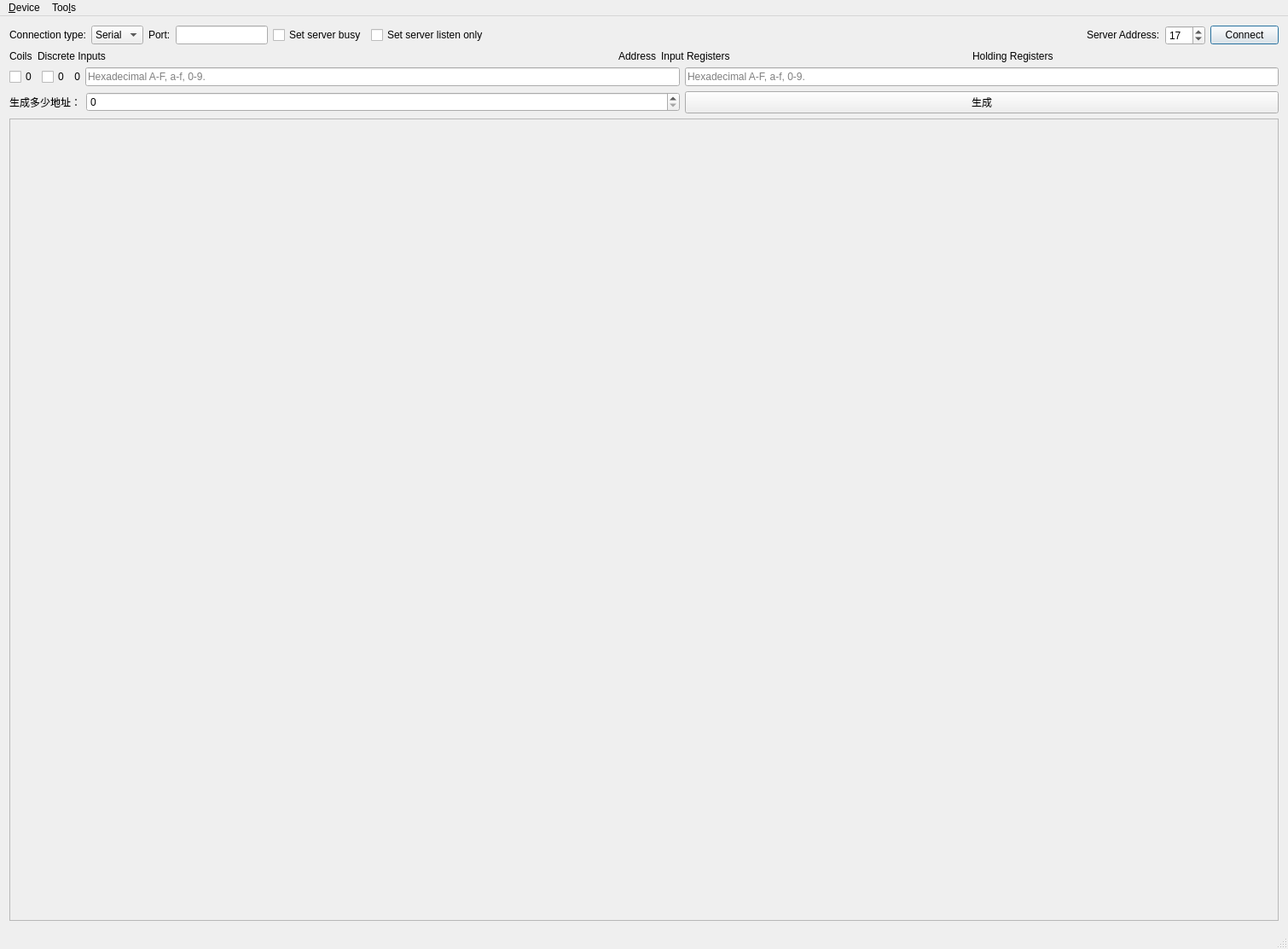
<?xml version="1.0" encoding="UTF-8"?>
<ui version="4.0">
 <class>MainWindow</class>
 <widget class="QMainWindow" name="MainWindow">
  <property name="geometry">
   <rect>
    <x>0</x>
    <y>0</y>
    <width>1510</width>
    <height>1113</height>
   </rect>
  </property>
  <property name="windowTitle">
   <string>Modbus Server Example</string>
  </property>
  <widget class="QWidget" name="centralWidget">
   <layout class="QGridLayout" name="gridLayout_2">
    <item row="0" column="0">
     <layout class="QVBoxLayout" name="verticalLayout_4">
      <item>
       <layout class="QVBoxLayout" name="verticalLayout_2">
        <item>
         <layout class="QGridLayout" name="gridLayout">
          <item row="0" column="3">
           <widget class="QLineEdit" name="portEdit">
            <property name="sizePolicy">
             <sizepolicy hsizetype="Preferred" vsizetype="Fixed">
              <horstretch>0</horstretch>
              <verstretch>0</verstretch>
             </sizepolicy>
            </property>
           </widget>
          </item>
          <item row="0" column="7">
           <widget class="QSpinBox" name="serverEdit">
            <property name="sizePolicy">
             <sizepolicy hsizetype="Maximum" vsizetype="Fixed">
              <horstretch>0</horstretch>
              <verstretch>0</verstretch>
             </sizepolicy>
            </property>
            <property name="minimum">
             <number>1</number>
            </property>
            <property name="maximum">
             <number>247</number>
            </property>
            <property name="value">
             <number>17</number>
            </property>
           </widget>
          </item>
          <item row="0" column="6">
           <widget class="QLabel" name="label_27">
            <property name="sizePolicy">
             <sizepolicy hsizetype="Maximum" vsizetype="Fixed">
              <horstretch>0</horstretch>
              <verstretch>0</verstretch>
             </sizepolicy>
            </property>
            <property name="text">
             <string>Server Address:</string>
            </property>
           </widget>
          </item>
          <item row="0" column="8">
           <widget class="QPushButton" name="connectButton">
            <property name="sizePolicy">
             <sizepolicy hsizetype="Maximum" vsizetype="Fixed">
              <horstretch>0</horstretch>
              <verstretch>0</verstretch>
             </sizepolicy>
            </property>
            <property name="text">
             <string>Connect</string>
            </property>
            <property name="checkable">
             <bool>false</bool>
            </property>
            <property name="autoDefault">
             <bool>false</bool>
            </property>
            <property name="default">
             <bool>true</bool>
            </property>
           </widget>
          </item>
          <item row="0" column="1">
           <widget class="QComboBox" name="connectType">
            <item>
             <property name="text">
              <string>Serial</string>
             </property>
            </item>
            <item>
             <property name="text">
              <string>TCP</string>
             </property>
            </item>
           </widget>
          </item>
          <item row="0" column="0">
           <widget class="QLabel" name="label">
            <property name="sizePolicy">
             <sizepolicy hsizetype="Preferred" vsizetype="Fixed">
              <horstretch>0</horstretch>
              <verstretch>0</verstretch>
             </sizepolicy>
            </property>
            <property name="text">
             <string>Connection type:</string>
            </property>
           </widget>
          </item>
          <item row="0" column="2">
           <widget class="QLabel" name="label_2">
            <property name="sizePolicy">
             <sizepolicy hsizetype="Maximum" vsizetype="Fixed">
              <horstretch>0</horstretch>
              <verstretch>0</verstretch>
             </sizepolicy>
            </property>
            <property name="text">
             <string>Port:</string>
            </property>
           </widget>
          </item>
          <item row="0" column="5">
           <spacer name="horizontalSpacer">
            <property name="orientation">
             <enum>Qt::Horizontal</enum>
            </property>
            <property name="sizeHint" stdset="0">
             <size>
              <width>40</width>
              <height>20</height>
             </size>
            </property>
           </spacer>
          </item>
          <item row="0" column="4">
           <layout class="QHBoxLayout" name="horizontalLayout">
            <item>
             <widget class="QCheckBox" name="setBusyBox">
              <property name="text">
               <string>Set server busy</string>
              </property>
             </widget>
            </item>
            <item>
             <widget class="QCheckBox" name="listenOnlyBox">
              <property name="text">
               <string>Set server listen only</string>
              </property>
             </widget>
            </item>
            <item>
             <spacer name="horizontalSpacer_2">
              <property name="orientation">
               <enum>Qt::Horizontal</enum>
              </property>
              <property name="sizeHint" stdset="0">
               <size>
                <width>40</width>
                <height>20</height>
               </size>
              </property>
             </spacer>
            </item>
           </layout>
          </item>
         </layout>
        </item>
        <item>
         <layout class="QVBoxLayout" name="verticalLayout">
          <item>
           <layout class="QHBoxLayout" name="horizontalLayout_3">
            <item>
             <widget class="QLabel" name="coils">
              <property name="sizePolicy">
               <sizepolicy hsizetype="Maximum" vsizetype="Preferred">
                <horstretch>0</horstretch>
                <verstretch>0</verstretch>
               </sizepolicy>
              </property>
              <property name="text">
               <string>Coils</string>
              </property>
             </widget>
            </item>
            <item>
             <widget class="QLabel" name="discreteInputs">
              <property name="sizePolicy">
               <sizepolicy hsizetype="Preferred" vsizetype="Fixed">
                <horstretch>0</horstretch>
                <verstretch>0</verstretch>
               </sizepolicy>
              </property>
              <property name="text">
               <string>Discrete Inputs</string>
              </property>
             </widget>
            </item>
            <item>
             <widget class="QLabel" name="address">
              <property name="sizePolicy">
               <sizepolicy hsizetype="Preferred" vsizetype="Fixed">
                <horstretch>0</horstretch>
                <verstretch>0</verstretch>
               </sizepolicy>
              </property>
              <property name="text">
               <string>Address</string>
              </property>
              <property name="alignment">
               <set>Qt::AlignRight|Qt::AlignTrailing|Qt::AlignVCenter</set>
              </property>
             </widget>
            </item>
            <item>
             <widget class="QLabel" name="inputRegisters">
              <property name="text">
               <string>Input Registers</string>
              </property>
             </widget>
            </item>
            <item>
             <widget class="QLabel" name="holdingRegisters">
              <property name="sizePolicy">
               <sizepolicy hsizetype="Preferred" vsizetype="Fixed">
                <horstretch>0</horstretch>
                <verstretch>0</verstretch>
               </sizepolicy>
              </property>
              <property name="text">
               <string>Holding Registers</string>
              </property>
             </widget>
            </item>
           </layout>
          </item>
          <item>
           <layout class="QHBoxLayout" name="horizontalLayout_2">
            <item>
             <widget class="QCheckBox" name="coils_0">
              <property name="sizePolicy">
               <sizepolicy hsizetype="Maximum" vsizetype="Fixed">
                <horstretch>0</horstretch>
                <verstretch>0</verstretch>
               </sizepolicy>
              </property>
              <property name="text">
               <string>0</string>
              </property>
             </widget>
            </item>
            <item>
             <widget class="QCheckBox" name="disc_0">
              <property name="text">
               <string>0</string>
              </property>
             </widget>
            </item>
            <item>
             <widget class="QLabel" name="label_21">
              <property name="text">
               <string>0</string>
              </property>
              <property name="alignment">
               <set>Qt::AlignRight|Qt::AlignTrailing|Qt::AlignVCenter</set>
              </property>
             </widget>
            </item>
            <item>
             <widget class="QLineEdit" name="inReg_0">
              <property name="maxLength">
               <number>32767</number>
              </property>
              <property name="placeholderText">
               <string>Hexadecimal A-F, a-f, 0-9.</string>
              </property>
             </widget>
            </item>
            <item>
             <widget class="QLineEdit" name="holdReg_0">
              <property name="maxLength">
               <number>32767</number>
              </property>
              <property name="placeholderText">
               <string>Hexadecimal A-F, a-f, 0-9.</string>
              </property>
             </widget>
            </item>
           </layout>
          </item>
         </layout>
        </item>
       </layout>
      </item>
      <item>
       <layout class="QHBoxLayout" name="horizontalLayout_4">
        <item>
         <widget class="QLabel" name="label_3">
          <property name="sizePolicy">
           <sizepolicy hsizetype="Fixed" vsizetype="Fixed">
            <horstretch>0</horstretch>
            <verstretch>0</verstretch>
           </sizepolicy>
          </property>
          <property name="text">
           <string>生成多少地址：</string>
          </property>
         </widget>
        </item>
        <item>
         <widget class="QSpinBox" name="spinBox">
          <property name="maximum">
           <number>1000</number>
          </property>
         </widget>
        </item>
        <item>
         <widget class="QPushButton" name="pushButton">
          <property name="text">
           <string>生成</string>
          </property>
         </widget>
        </item>
       </layout>
      </item>
     </layout>
    </item>
    <item row="1" column="0">
     <widget class="QScrollArea" name="scrollArea">
      <property name="widgetResizable">
       <bool>true</bool>
      </property>
      <widget class="QWidget" name="scrollAreaWidgetContents">
       <property name="geometry">
        <rect>
         <x>0</x>
         <y>0</y>
         <width>1490</width>
         <height>931</height>
        </rect>
       </property>
       <layout class="QGridLayout" name="gridLayout_3">
        <item row="0" column="0">
         <layout class="QVBoxLayout" name="verticalLayout_3"/>
        </item>
       </layout>
      </widget>
     </widget>
    </item>
   </layout>
  </widget>
  <widget class="QStatusBar" name="statusBar"/>
  <widget class="QMenuBar" name="menuBar">
   <property name="geometry">
    <rect>
     <x>0</x>
     <y>0</y>
     <width>1510</width>
     <height>22</height>
    </rect>
   </property>
   <widget class="QMenu" name="menu_Device">
    <property name="title">
     <string>&amp;Device</string>
    </property>
    <addaction name="actionConnect"/>
    <addaction name="actionDisconnect"/>
    <addaction name="separator"/>
    <addaction name="actionExit"/>
   </widget>
   <widget class="QMenu" name="menuToo_ls">
    <property name="title">
     <string>Too&amp;ls</string>
    </property>
    <addaction name="actionOptions"/>
   </widget>
   <addaction name="menu_Device"/>
   <addaction name="menuToo_ls"/>
  </widget>
  <action name="actionConnect">
   <property name="icon">
    <iconset resource="slave.qrc">
     <normaloff>:/images/connect.png</normaloff>:/images/connect.png</iconset>
   </property>
   <property name="text">
    <string>&amp;Connect</string>
   </property>
  </action>
  <action name="actionDisconnect">
   <property name="icon">
    <iconset resource="slave.qrc">
     <normaloff>:/images/disconnect.png</normaloff>:/images/disconnect.png</iconset>
   </property>
   <property name="text">
    <string>&amp;Disconnect</string>
   </property>
  </action>
  <action name="actionExit">
   <property name="icon">
    <iconset resource="slave.qrc">
     <normaloff>:/images/application-exit.png</normaloff>:/images/application-exit.png</iconset>
   </property>
   <property name="text">
    <string>&amp;Quit</string>
   </property>
  </action>
  <action name="actionOptions">
   <property name="icon">
    <iconset resource="slave.qrc">
     <normaloff>:/images/settings.png</normaloff>:/images/settings.png</iconset>
   </property>
   <property name="text">
    <string>&amp;Options</string>
   </property>
  </action>
 </widget>
 <layoutdefault spacing="6" margin="11"/>
 <tabstops>
  <tabstop>connectType</tabstop>
  <tabstop>portEdit</tabstop>
  <tabstop>serverEdit</tabstop>
  <tabstop>connectButton</tabstop>
  <tabstop>coils_0</tabstop>
  <tabstop>disc_0</tabstop>
  <tabstop>inReg_0</tabstop>
  <tabstop>holdReg_0</tabstop>
 </tabstops>
 <resources>
  <include location="slave.qrc"/>
 </resources>
 <connections/>
</ui>
